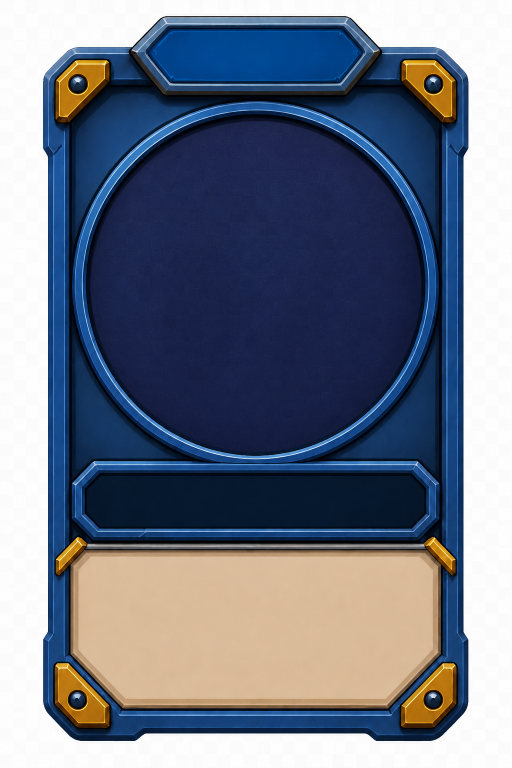
#> input picture assets/menu/trait-resources/cards/trait-card-common-v1.1.png, 1024 x 1536 px (shown at 1/2 size)
$ python prepare_trait_card_runtime_assets.py
#> lines starting #> are read from the running program, lines starting #| are printed output that depends on the picture; after the words box and inside, x2 and y2 are one past the last pixel; in counts of white or black regions, pixels touching at a corner belong together
#> in main, source is the input picture: PIL image 1024x1536 RGB; mean R, G, B 111.2, 119.4, 135.7
from collections import deque
from pathlib import Path

from PIL import Image


ROOT = Path(__file__).resolve().parent
CARD_DIR = ROOT / "assets" / "menu" / "trait-resources" / "cards"
CARDS = (
    ("trait-card-common-v1.1.png", "trait-card-common-v1.1.1.png"),
    ("trait-card-rare-v1.1.png", "trait-card-rare-v1.1.1.png"),
    ("trait-card-hero-v1.1.png", "trait-card-hero-v1.1.1.png"),
    ("trait-card-legendary-v1.1.png", "trait-card-legendary-v1.1.1.png"),
)


def is_outer_background(pixel: tuple[int, int, int, int]) -> bool:
    r, g, b, _ = pixel
    return min(r, g, b) >= 228 and max(r, g, b) - min(r, g, b) <= 18


def clear_connected_background(source: Image.Image) -> Image.Image:
    image = source.convert("RGBA")
    width, height = image.size
#> width = 1024; height = 1536
    pixels = image.load()
    visited = bytearray(width * height)
    queue: deque[tuple[int, int]] = deque()

    def enqueue(x: int, y: int) -> None:
        index = y * width + x
        if visited[index] or not is_outer_background(pixels[x, y]):
            return
        visited[index] = 1
        queue.append((x, y))

    for x in range(width):
        enqueue(x, 0)
        enqueue(x, height - 1)
    for y in range(height):
        enqueue(0, y)
        enqueue(width - 1, y)

    while queue:
        x, y = queue.popleft()
        r, g, b, _ = pixels[x, y]
        pixels[x, y] = (r, g, b, 0)
        if x > 0:
            enqueue(x - 1, y)
        if x + 1 < width:
            enqueue(x + 1, y)
        if y > 0:
            enqueue(x, y - 1)
        if y + 1 < height:
            enqueue(x, y + 1)

    return image


def main() -> None:
    for source_name, target_name in CARDS:
        source_path = CARD_DIR / source_name
        target_path = CARD_DIR / target_name
        if target_path.exists():
            raise FileExistsError(f"Refusing to overwrite {target_path}")
        with Image.open(source_path) as source:
            output = clear_connected_background(source)
            output.save(target_path, format="PNG", optimize=True)
        with Image.open(target_path) as check:
            alpha = check.getchannel("A")
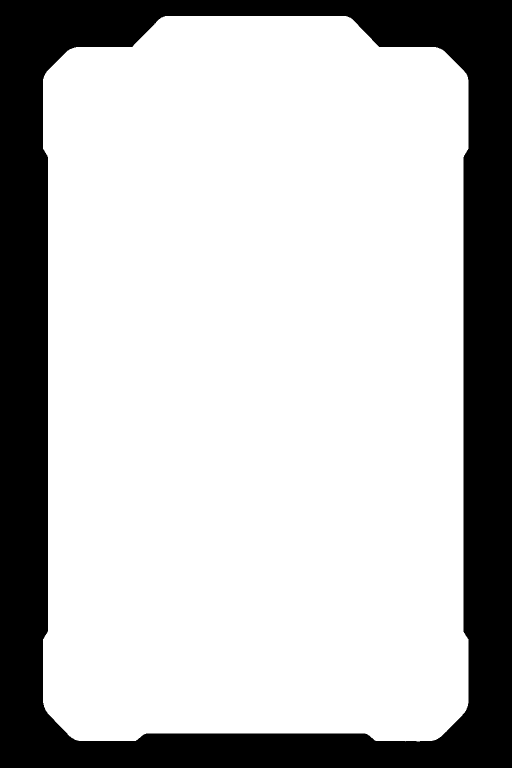
#> alpha: PIL image 1024x1536 L (shown at 1/2 size); 74.7% white; 1 black region, box (x1, y1, x2, y2) and area: (0, 0, 1024, 1536) 398477
            center = check.getpixel((check.width // 2, int(check.height * 0.38)))
            if check.size != (1024, 1536) or alpha.getpixel((0, 0)) != 0 or center[3] != 255:
                raise RuntimeError(f"Runtime card verification failed: {target_path}")
        print(f"{target_name}\t1024x1536\ttransparent outer background\topaque center")


if __name__ == "__main__":
#> (the run stopped early here; a loop or call above may not have finished)
